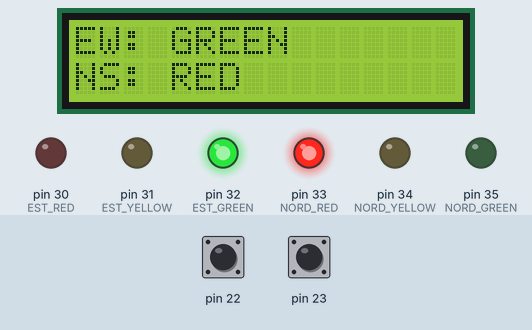
Simulated run of this program. Board: Arduino Mega 2560, built with avr-gcc and run on an emulated ATmega2560. Shown: 16×2 character LCD, output pins drawn as LEDs (lit = HIGH). Dashed ring = blinking. Inputs (shaded band) come from the test bench; at power-on: pin 22 HIGH, pin 23 HIGH. What the program prints to the serial monitor is not drawn.

Above: at 1.2 s.
1.3 s: pin 22 pulled LOW for 0.15 s
At 2.5 s:
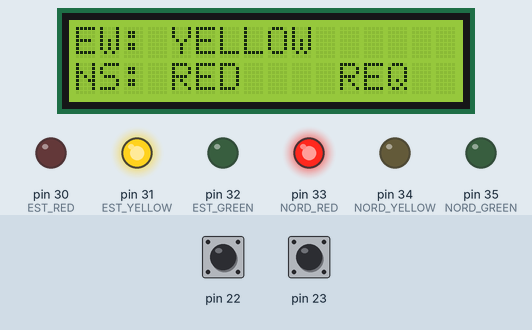
4.4 s: pin 23 pulled LOW for 0.15 s
At 5.21 s:
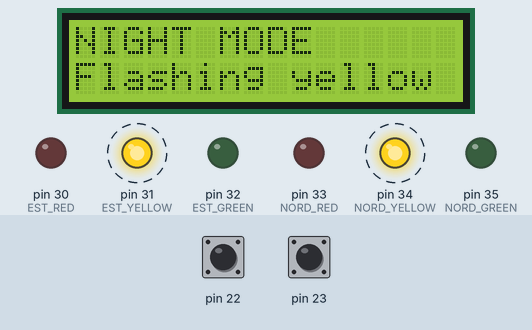
6.9 s: pin 23 pulled LOW for 1 s
At 7.5 s:
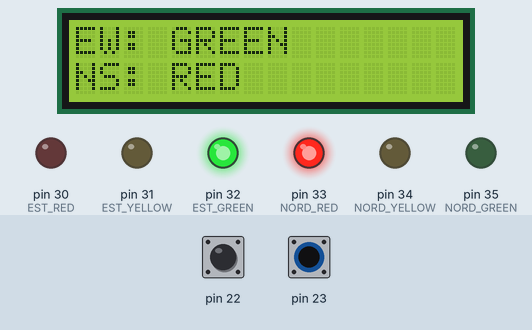
9.4 s: pin 23 pulled LOW for 0.15 s
At 9.73 s:
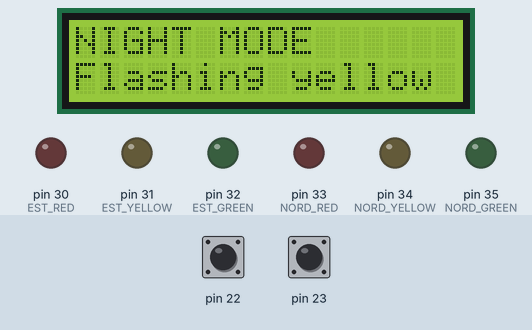
11.0 s: pin 23 pulled LOW for 3.2 s
At 12.2 s:
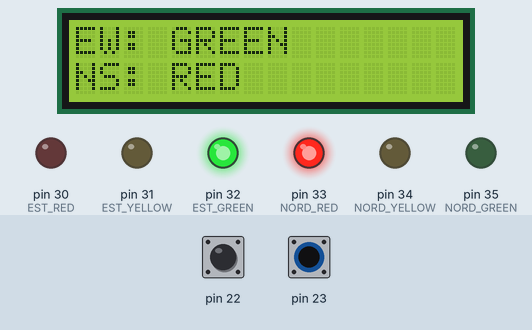
15.7 s: pin 22 pulled LOW for 1 s
At 19.5 s:
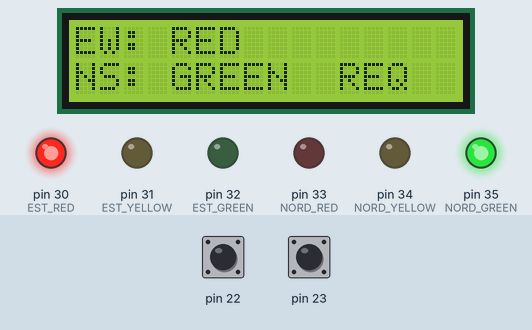
Timing chart, 0 to 24.8 s (numbered marks = the images above; inputs shaded):
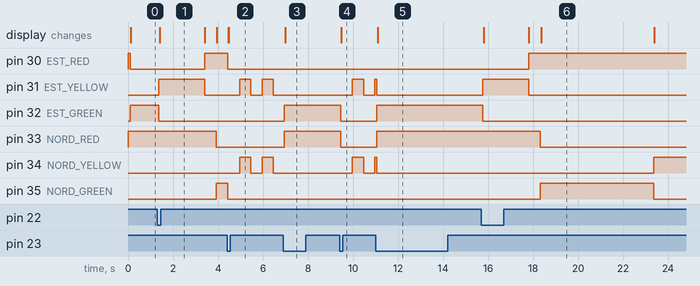

Measured:
- after the input at 1.3 s, pin 30 (EST_RED): LOW → HIGH after 2.1 s; pin 31 (EST_YELLOW): LOW → HIGH after 0.06 s, → LOW 2.0 s later; pin 32 (EST_GREEN): HIGH → LOW after 0.06 s; pin 33 (NORD_RED): HIGH → LOW after 2.6 s; pin 35 (NORD_GREEN): LOW → HIGH after 2.6 s; the display: changes after 0.11 s (image 1)
- after the input at 4.4 s, pin 30 (EST_RED), pin 35 (NORD_GREEN): HIGH → LOW at once; pin 31 (EST_YELLOW), pin 34 (NORD_YELLOW): alternates HIGH for 0.50 s and LOW for 0.49 s, starting after 0.57 s; the display: first changes after 0.05 s (image 2 shows a later state)
- after the input at 6.9 s, pin 31 (EST_YELLOW), pin 34 (NORD_YELLOW): stops changing and stays LOW; pin 32 (EST_GREEN), pin 33 (NORD_RED): LOW → HIGH after 0.05 s; the display: changes after 0.09 s (image 3)
- after the input at 9.4 s, pin 31 (EST_YELLOW), pin 34 (NORD_YELLOW): LOW → HIGH after 0.58 s, → LOW 0.49 s later, → HIGH 0.50 s later; pin 32 (EST_GREEN), pin 33 (NORD_RED): HIGH → LOW after 0.06 s; the display: first changes after 0.07 s (image 4 shows a later state)
- after the input at 11.0 s, pin 32 (EST_GREEN), pin 33 (NORD_RED): LOW → HIGH after 0.06 s; the display: changes after 0.11 s (image 5)
- after the input at 15.7 s, pin 30 (EST_RED): LOW → HIGH after 2.1 s; pin 31 (EST_YELLOW): LOW → HIGH after 0.06 s, → LOW 2.0 s later; pin 32 (EST_GREEN): HIGH → LOW after 0.06 s; pin 33 (NORD_RED): HIGH → LOW after 2.6 s; pin 34 (NORD_YELLOW): LOW → HIGH after 7.7 s; the display: first changes after 0.11 s (image 6 shows a later state)

The program:

main.cpp
```cpp
#include <Arduino.h>
#include <Arduino_FreeRTOS.h>
#include <task.h>
#include <semphr.h>

#include "button/button.h"
#include "fsm/fsm.h"
#include "led/led.h"
#include "serial_comm/serial_comm.h"
#include "night_mode/night_mode.h"
#include "lcd_display/lcd_display.h"

#define BUTTON_NORD 22
#define BUTTON_NIGHT 23

#define GREEN_TIME pdMS_TO_TICKS(5000)
#define YELLOW_TIME pdMS_TO_TICKS(2000)
#define ALL_RED_TIME pdMS_TO_TICKS(500)
#define BLINK_TIME pdMS_TO_TICKS(500)

static TrafficLightFSM eastWestFSM;
static TrafficLightFSM northSouthFSM;

static SemaphoreHandle_t northRequestSemaphore = nullptr;
static SemaphoreHandle_t nightSemaphore = nullptr;

static bool nightMode = false;
static bool requestActive = false;

static void applyStates(
    TrafficState eastWest,
    TrafficState northSouth,
    const char* message
) {
    if (eastWestFSM.getState() != eastWest) {
        if (!eastWestFSM.transitionTo(eastWest)) {
            Serial.println(F("Invalid East-West transition"));
            return;
        }
    }

    if (northSouthFSM.getState() != northSouth) {
        if (!northSouthFSM.transitionTo(northSouth)) {
            Serial.println(F("Invalid North-South transition"));
            return;
        }
    }

    updateLights(eastWestFSM, northSouthFSM);

    printTrafficStates(
        eastWestFSM,
        northSouthFSM,
        message
    );

    lcdShowStates(
        eastWestFSM,
        northSouthFSM,
        requestActive
    );
}

static void initializeIntersection(const char* message) {
    eastWestFSM.init(TRAFFIC_GREEN);
    northSouthFSM.init(TRAFFIC_RED);

    requestActive = false;

    updateLights(eastWestFSM, northSouthFSM);

    printTrafficStates(
        eastWestFSM,
        northSouthFSM,
        message
    );

    lcdShowStates(
        eastWestFSM,
        northSouthFSM,
        requestActive
    );
}

static bool processNightRequest() {
    if (xSemaphoreTake(nightSemaphore, 0) != pdTRUE) {
        return false;
    }

    nightMode = !nightMode;

    if (nightMode) {
        Serial.println(F("NIGHT MODE ON: Flashing yellow"));

        requestActive = false;

        xSemaphoreTake(northRequestSemaphore, 0);

        setNightLights(false);
        lcdShowNightMode();
    } else {
        Serial.println(F("NIGHT MODE OFF"));

        xSemaphoreTake(northRequestSemaphore, 0);

        initializeIntersection(
            "Normal mode: East-West GREEN"
        );
    }

    return true;
}

static bool waitOrNight(TickType_t duration) {
    const TickType_t interval = pdMS_TO_TICKS(10);
    const TickType_t start = xTaskGetTickCount();

    while (
        (TickType_t)(xTaskGetTickCount() - start) < duration
    ) {
        if (processNightRequest()) {
            return false;
        }

        vTaskDelay(interval);
    }

    return true;
}

static bool runNorthCycle() {
    Serial.println(F("North-South request received"));

    requestActive = true;

    applyStates(
        TRAFFIC_YELLOW,
        TRAFFIC_RED,
        "East-West YELLOW"
    );

    if (!waitOrNight(YELLOW_TIME)) {
        return false;
    }

    applyStates(
        TRAFFIC_RED,
        TRAFFIC_RED,
        "All directions RED"
    );

    if (!waitOrNight(ALL_RED_TIME)) {
        return false;
    }

    applyStates(
        TRAFFIC_RED,
        TRAFFIC_GREEN,
        "North-South GREEN"
    );

    if (!waitOrNight(GREEN_TIME)) {
        return false;
    }

    applyStates(
        TRAFFIC_RED,
        TRAFFIC_YELLOW,
        "North-South YELLOW"
    );

    if (!waitOrNight(YELLOW_TIME)) {
        return false;
    }

    applyStates(
        TRAFFIC_RED,
        TRAFFIC_RED,
        "All directions RED"
    );

    if (!waitOrNight(ALL_RED_TIME)) {
        return false;
    }

    requestActive = false;

    applyStates(
        TRAFFIC_GREEN,
        TRAFFIC_RED,
        "East-West GREEN"
    );

    Serial.println(F("North-South cycle completed"));

    return true;
}

static void trafficControllerTask(void* pvParameters) {
    (void)pvParameters;

    initializeIntersection(
        "System started: East-West GREEN"
    );

    bool yellowOn = false;
    TickType_t lastBlink = xTaskGetTickCount();

    for (;;) {
        if (processNightRequest()) {
            yellowOn = false;
            lastBlink = xTaskGetTickCount();
        }

        if (nightMode) {
            xSemaphoreTake(northRequestSemaphore, 0);

            TickType_t now = xTaskGetTickCount();

            if (
                (TickType_t)(now - lastBlink) >= BLINK_TIME
            ) {
                yellowOn = !yellowOn;

                setNightLights(yellowOn);

                lastBlink = now;
            }

            vTaskDelay(pdMS_TO_TICKS(10));
            continue;
        }

        if (
            xSemaphoreTake(
                northRequestSemaphore,
                pdMS_TO_TICKS(10)
            ) == pdTRUE
        ) {
            if (processNightRequest()) {
                yellowOn = false;
                lastBlink = xTaskGetTickCount();
                continue;
            }

            if (nightMode) {
                continue;
            }

            if (!runNorthCycle()) {
                yellowOn = false;
                lastBlink = xTaskGetTickCount();

                continue;
            }
        }
    }
}

void setup() {
    serialInit();

    ledInit();
    lcdInit();

    buttonInit(BUTTON_NORD);
    nightModeInit(BUTTON_NIGHT);

    northRequestSemaphore = xSemaphoreCreateBinary();
    nightSemaphore = xSemaphoreCreateBinary();

    if (
        northRequestSemaphore == nullptr ||
        nightSemaphore == nullptr
    ) {
        Serial.println(F("Semaphore creation failed"));
        Serial.flush();

        for (;;) {
        }
    }

    buttonSetRequestSemaphore(northRequestSemaphore);
    nightModeSetSemaphore(nightSemaphore);

    BaseType_t buttonResult = xTaskCreate(
        buttonTask,
        "BtnNord",
        160,
        nullptr,
        2,
        nullptr
    );

    BaseType_t nightResult = xTaskCreate(
        nightModeTask,
        "BtnNight",
        160,
        nullptr,
        2,
        nullptr
    );

    BaseType_t trafficResult = xTaskCreate(
        trafficControllerTask,
        "Traffic",
        400,
        nullptr,
        1,
        nullptr
    );

    if (
        buttonResult != pdPASS ||
        nightResult != pdPASS ||
        trafficResult != pdPASS
    ) {
        Serial.println(F("FreeRTOS initialization failed"));
        Serial.flush();

        for (;;) {
        }
    }
}

void loop() {
}
```

button.cpp
```cpp
#include "button.h"

static uint8_t buttonPin;
static SemaphoreHandle_t requestSemaphore = nullptr;

static const TickType_t BUTTON_PERIOD = 1;
static const TickType_t DEBOUNCE_TIME = pdMS_TO_TICKS(50);

void buttonInit(uint8_t pin) {
    buttonPin = pin;
    pinMode(buttonPin, INPUT_PULLUP);
}

void buttonSetRequestSemaphore(SemaphoreHandle_t semaphore) {
    requestSemaphore = semaphore;
}

void buttonTask(void *pvParameters) {
    (void)pvParameters;

    int lastReading = digitalRead(buttonPin);
    int stableState = lastReading;

    TickType_t lastChange = xTaskGetTickCount();
    TickType_t lastWake = xTaskGetTickCount();

    for (;;) {
        int reading = digitalRead(buttonPin);
        TickType_t now = xTaskGetTickCount();

        if (reading != lastReading) {
            lastReading = reading;
            lastChange = now;
        }

        if ((now - lastChange) >= DEBOUNCE_TIME &&
            reading != stableState) {

            stableState = reading;

            if (stableState == LOW &&
                requestSemaphore != nullptr) {

                xSemaphoreGive(requestSemaphore);
            }
        }

        vTaskDelayUntil(&lastWake, BUTTON_PERIOD);
    }
}
```

button.h
```cpp
#ifndef BUTTON_H
#define BUTTON_H

#include <Arduino.h>
#include <Arduino_FreeRTOS.h>
#include <semphr.h>

void buttonInit(uint8_t pin);
void buttonSetRequestSemaphore(SemaphoreHandle_t semaphore);
void buttonTask(void *pvParameters);

#endif
```

fsm.cpp
```cpp
#include "fsm.h"

TrafficLightFSM::TrafficLightFSM() {
    currentState = TRAFFIC_RED;
}

void TrafficLightFSM::init(TrafficState initialState) {
    currentState = initialState;
}

bool TrafficLightFSM::transitionTo(TrafficState newState) {
    bool valid = false;

    if (currentState == TRAFFIC_RED &&
        (newState == TRAFFIC_GREEN ||
         newState == TRAFFIC_YELLOW)) {
        valid = true;
    }

    if (currentState == TRAFFIC_GREEN &&
        (newState == TRAFFIC_YELLOW ||
         newState == TRAFFIC_RED)) {
        valid = true;
    }

    if (currentState == TRAFFIC_YELLOW &&
        newState == TRAFFIC_RED) {
        valid = true;
    }

    if (valid) {
        currentState = newState;
    }

    return valid;
}

TrafficState TrafficLightFSM::getState() const {
    return currentState;
}

const char* TrafficLightFSM::getStateName() const {
    switch (currentState) {
        case TRAFFIC_RED: return "RED";
        case TRAFFIC_YELLOW: return "YELLOW";
        case TRAFFIC_GREEN: return "GREEN";
        default: return "UNKNOWN";
    }
}
```

fsm.h
```cpp
#ifndef FSM_H
#define FSM_H

#include <Arduino.h>

enum TrafficState {
    TRAFFIC_RED,
    TRAFFIC_YELLOW,
    TRAFFIC_GREEN
};

class TrafficLightFSM {
private:
    TrafficState currentState;

public:
    TrafficLightFSM();

    void init(TrafficState initialState);
    bool transitionTo(TrafficState newState);
    TrafficState getState() const;
    const char* getStateName() const;
};

#endif
```

led.cpp
```cpp
#include "led.h"

#define EST_RED 30
#define EST_YELLOW 31
#define EST_GREEN 32

#define NORD_RED 33
#define NORD_YELLOW 34
#define NORD_GREEN 35

void ledInit() {
    pinMode(EST_RED, OUTPUT);
    pinMode(EST_YELLOW, OUTPUT);
    pinMode(EST_GREEN, OUTPUT);

    pinMode(NORD_RED, OUTPUT);
    pinMode(NORD_YELLOW, OUTPUT);
    pinMode(NORD_GREEN, OUTPUT);

    digitalWrite(EST_RED, HIGH);
    digitalWrite(EST_YELLOW, LOW);
    digitalWrite(EST_GREEN, LOW);

    digitalWrite(NORD_RED, HIGH);
    digitalWrite(NORD_YELLOW, LOW);
    digitalWrite(NORD_GREEN, LOW);
}

void setNightLights(bool yellowOn) {
    digitalWrite(EST_RED, LOW);
    digitalWrite(EST_GREEN, LOW);

    digitalWrite(NORD_RED, LOW);
    digitalWrite(NORD_GREEN, LOW);

    digitalWrite(EST_YELLOW, yellowOn ? HIGH : LOW);
    digitalWrite(NORD_YELLOW, yellowOn ? HIGH : LOW);
}

void updateLights(
    const TrafficLightFSM& eastWest,
    const TrafficLightFSM& northSouth
) {
    digitalWrite(EST_RED, LOW);
    digitalWrite(EST_YELLOW, LOW);
    digitalWrite(EST_GREEN, LOW);

    digitalWrite(NORD_RED, LOW);
    digitalWrite(NORD_YELLOW, LOW);
    digitalWrite(NORD_GREEN, LOW);

    switch (eastWest.getState()) {
        case TRAFFIC_RED:
            digitalWrite(EST_RED, HIGH);
            break;

        case TRAFFIC_YELLOW:
            digitalWrite(EST_YELLOW, HIGH);
            break;

        case TRAFFIC_GREEN:
            digitalWrite(EST_GREEN, HIGH);
            break;
    }

    switch (northSouth.getState()) {
        case TRAFFIC_RED:
            digitalWrite(NORD_RED, HIGH);
            break;

        case TRAFFIC_YELLOW:
            digitalWrite(NORD_YELLOW, HIGH);
            break;

        case TRAFFIC_GREEN:
            digitalWrite(NORD_GREEN, HIGH);
            break;
    }
}
```

led.h
```cpp
#ifndef LED_H
#define LED_H

#include <Arduino.h>
#include "../fsm/fsm.h"

void ledInit();
void setNightLights(bool yellowOn);

void updateLights(
    const TrafficLightFSM& eastWest,
    const TrafficLightFSM& northSouth
);

#endif
```

night_mode.cpp
```cpp
#include "night_mode.h"

static uint8_t modePin;
static SemaphoreHandle_t modeSemaphore = nullptr;

void nightModeInit(uint8_t pin) {
    modePin = pin;
    pinMode(modePin, INPUT_PULLUP);
}

void nightModeSetSemaphore(SemaphoreHandle_t semaphore) {
    modeSemaphore = semaphore;
}

void nightModeTask(void* pvParameters) {
    (void)pvParameters;

    int lastReading = digitalRead(modePin);
    int stableState = lastReading;

    TickType_t lastChange = xTaskGetTickCount();
    TickType_t lastWake = xTaskGetTickCount();

    const TickType_t debounceTime = pdMS_TO_TICKS(50);
    const TickType_t period = 1;

    for (;;) {
        int reading = digitalRead(modePin);
        TickType_t now = xTaskGetTickCount();

        if (reading != lastReading) {
            lastReading = reading;
            lastChange = now;
        }

        if ((now - lastChange) >= debounceTime &&
            reading != stableState) {

            stableState = reading;

            if (stableState == LOW &&
                modeSemaphore != nullptr) {

                xSemaphoreGive(modeSemaphore);
            }
        }

        vTaskDelayUntil(&lastWake, period);
    }
}
```

night_mode.h
```cpp
#ifndef NIGHT_MODE_H
#define NIGHT_MODE_H

#include <Arduino.h>
#include <Arduino_FreeRTOS.h>
#include <semphr.h>

void nightModeInit(uint8_t pin);
void nightModeSetSemaphore(SemaphoreHandle_t semaphore);
void nightModeTask(void *pvParameters);

#endif
```

serial_comm.cpp
```cpp
#include "serial_comm.h"

void serialInit() {
    Serial.begin(9600);

    Serial.println();
    Serial.println("Intelligent Traffic Light");
}

void printTrafficStates(
    const TrafficLightFSM& eastWest,
    const TrafficLightFSM& northSouth,
    const char* message
) {
    Serial.print(message);

    Serial.print(" | East-West: ");
    Serial.print(eastWest.getStateName());

    Serial.print(" | North-South: ");
    Serial.println(northSouth.getStateName());
}
```

serial_comm.h
```cpp
#ifndef SERIAL_COMM_H
#define SERIAL_COMM_H

#include <Arduino.h>
#include "../fsm/fsm.h"

void serialInit();

void printTrafficStates(
    const TrafficLightFSM& eastWest,
    const TrafficLightFSM& northSouth,
    const char* message
);

#endif
```

lcd_display.cpp
```cpp
#include "lcd_display.h"

#include <Wire.h>
#include <LiquidCrystal_I2C.h>

static LiquidCrystal_I2C lcd(0x27, 16, 2);

static void printRow(uint8_t row, const char* text) {
    char line[17];
    uint8_t i = 0;

    while (text[i] != '\0' && i < 16) {
        line[i] = text[i];
        i++;
    }

    while (i < 16) {
        line[i++] = ' ';
    }

    line[16] = '\0';

    lcd.setCursor(0, row);
    lcd.print(line);
}

void lcdInit() {
    lcd.init();
    lcd.backlight();

    printRow(0, "Traffic Light FSM");
    printRow(1, "Starting...");
}

void lcdShowStates(
    const TrafficLightFSM& eastWest,
    const TrafficLightFSM& northSouth,
    bool requestActive
) {
    char row0[17];
    char row1[17];

    snprintf(
        row0,
        sizeof(row0),
        "EW: %s",
        eastWest.getStateName()
    );

    snprintf(
        row1,
        sizeof(row1),
        "NS: %-6s%s",
        northSouth.getStateName(),
        requestActive ? " REQ" : ""
    );

    printRow(0, row0);
    printRow(1, row1);
}

void lcdShowNightMode() {
    printRow(0, "NIGHT MODE");
    printRow(1, "Flashing yellow");
}
```

lcd_display.h
```cpp
#ifndef LCD_DISPLAY_H
#define LCD_DISPLAY_H

#include <Arduino.h>
#include "../fsm/fsm.h"

void lcdInit();

void lcdShowStates(
    const TrafficLightFSM& eastWest,
    const TrafficLightFSM& northSouth,
    bool requestActive
);

void lcdShowNightMode();

#endif
```
